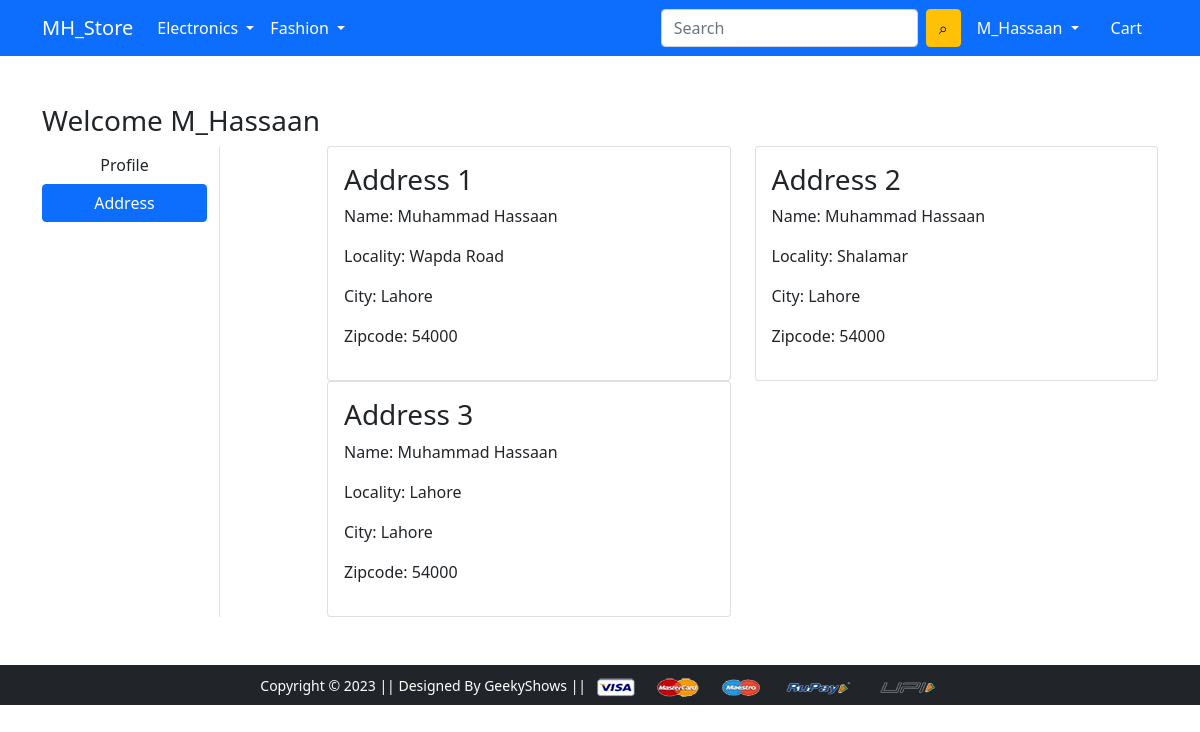
The app's page /address/ (signed in) with its own data.
### MH_App/models.py (models this page shows, shortened)
class Customer(models.Model):
    user = models.ForeignKey(User, on_delete=models.CASCADE)
    name = models.CharField(max_length=200)
    locality = models.CharField(max_length=200)
    city = models.CharField(choices=CITY_CHOICES, max_length=50)
    zipcode = models.IntegerField()

### MH_App/views.py (the view)
# urls.py: path('address/', views.address, name='address'),
@login_required
def address(request):
 add = Customer.objects.filter(user=request.user)
 return render(request, 'main/address.html', {'add':add, 'active':'btn-primary'})

### MH_App/templates/main/address.html (shortened to what this page needs)
{% extends 'main/base.html' %}
{% load static %}
{% block main-content %}
<div class="container my-5">
 <div class="row">
 <h3>Welcome {{request.user | capfirst}}</h3>
  <div class="col-sm-2 border-end">
   <ul class="list-unstyled">
    <li class="d-grid"><a href="{% url 'profile' %}" class="btn">Profile</a></li>
    <li class="d-grid"><a href="{% url 'address' %}" class="btn {{active}}">Address</a></li>
   </ul>
  </div>
  <div class="col-sm-9 offset-sm-1">
   <div class="row">
    {% for a in add %}
    <div class="col-sm-6">
     <div class="card">
      <div class="card-body">
       <h3>Address {{forloop.counter}}</h3>
       <p>Name: {{a.name}}</p>
       <p>Locality: {{a.locality}}</p>
       <p>City: {{a.city}}</p>
       <p>Zipcode: {{a.zipcode}}</p>
      </div>
     </div>
    </div>
    {% endfor %}
   </div>
  </div>
 </div>
</div>
{% endblock main-content %}

### MH_App/templates/main/base.html (shortened to what this page needs)
<!doctype html>
{% load static %}
<html lang="en">
  <head>
    <link href="https://cdn.jsdelivr.net/npm/bootstrap@5.0.0-beta1/dist/css/bootstrap.min.css" rel="stylesheet">
    <link rel="stylesheet" href="{% static 'main/css/owl.carousel.min.css' %}">
    <link rel="stylesheet" href="{% static 'main/css/all.min.css' %}">
    <link rel="stylesheet" href="{% static 'main/css/style.css' %}">
  </head>
  <body>
    <nav class="navbar navbar-expand-lg navbar-dark bg-primary">
     <div class="container">
       <a class="navbar-brand" href="/">MH_Store</a>
       <div class="collapse navbar-collapse" id="navbarSupportedContent">
         <ul class="navbar-nav me-auto mb-2 mb-lg-0">
           <li class="nav-item dropdown">
             <a class="nav-link dropdown-toggle text-white" href="#" id="electronicsDropdown" role="button" data-bs-toggle="dropdown" aria-expanded="false">
               Electronics
             </a>
           </li>
           <li class="nav-item dropdown">
             <a class="nav-link dropdown-toggle text-white" href="#" id="fashionDropdown" role="button" data-bs-toggle="dropdown" aria-expanded="false">
               Fashion
             </a>
           </li>
         </ul>
         <form class="d-flex" action="/search/" method="get">
           <input class="form-control me-2" type="search" name="query" id="query" placeholder="Search" aria-label="Search">
           <button class="btn btn-warning" type="submit">⌕</button>
         </form>
         <div>
          <ul class="navbar-nav me-auto mb-2 mb-lg-0">
            {% if request.user.is_authenticated %}
           <li class="nav-item dropdown mx-2">
              <a class="nav-link dropdown-toggle text-white" href="#" id="profileDropdown" role="button" data-bs-toggle="dropdown" aria-expanded="false">
                {{request.user.username | capfirst}}
              </a>
            </li>
            <li class="nav-item mx-2">
             <a href="{% url 'show_cart' %}" class="nav-link text-white"> Cart </a>
            </li>
            {% endif %}
          </ul>
         </div>
       </div>
     </div>
    </nav>
    {% block main-content %} {% endblock main-content %}
    <footer class="container-fluid bg-dark text-center p-2 mt-5">
        <small class="text-white">Copyright &copy; 2023 || Designed By GeekyShows || </small>
        <img src="{% static 'main/images/payment.png' %}" alt="" srcset="" class="img-fluid" height="2px">
    </footer>
  </body>
</html>

### records on screen
Customer: name "Muhammad Hassaan", locality "Wapda Road", city "Lahore", zipcode "54000"
Customer: name "Muhammad Hassaan", locality "Shalamar", city "Lahore", zipcode "54000"
Customer: name "Muhammad Hassaan", locality "Lahore", city "Lahore", zipcode "54000"

### other values on screen
{{ request.user.username | capfirst }} "M_Hassaan"
{{ request.user | capfirst }} "M_Hassaan"
